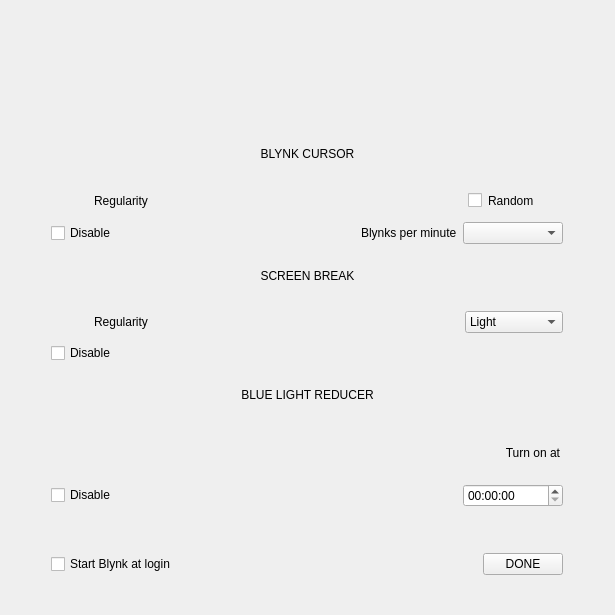
<?xml version="1.0" encoding="UTF-8"?>
<ui version="4.0">
 <class>BlynkWindow</class>
 <widget class="QWidget" name="BlynkWindow">
  <property name="geometry">
   <rect>
    <x>0</x>
    <y>0</y>
    <width>615</width>
    <height>615</height>
   </rect>
  </property>
  <property name="minimumSize">
   <size>
    <width>615</width>
    <height>615</height>
   </size>
  </property>
  <property name="maximumSize">
   <size>
    <width>615</width>
    <height>615</height>
   </size>
  </property>
  <property name="windowTitle">
   <string>Form</string>
  </property>
  <layout class="QGridLayout" name="mainLayout">
   <property name="leftMargin">
    <number>40</number>
   </property>
   <property name="topMargin">
    <number>64</number>
   </property>
   <property name="rightMargin">
    <number>40</number>
   </property>
   <property name="bottomMargin">
    <number>40</number>
   </property>
   <property name="verticalSpacing">
    <number>6</number>
   </property>
   <item row="10" column="0">
    <layout class="QHBoxLayout" name="horizontalLayout_11" stretch="0,0,0">
     <property name="leftMargin">
      <number>11</number>
     </property>
     <property name="rightMargin">
      <number>12</number>
     </property>
     <item>
      <widget class="QCheckBox" name="wBlueLightReducerEnabled">
       <property name="text">
        <string>Disable</string>
       </property>
      </widget>
     </item>
     <item>
      <spacer name="horizontalSpacer_3">
       <property name="orientation">
        <enum>Qt::Horizontal</enum>
       </property>
       <property name="sizeHint" stdset="0">
        <size>
         <width>40</width>
         <height>20</height>
        </size>
       </property>
      </spacer>
     </item>
     <item>
      <widget class="QTimeEdit" name="wStartTimeEdit">
       <property name="sizePolicy">
        <sizepolicy hsizetype="Fixed" vsizetype="Fixed">
         <horstretch>0</horstretch>
         <verstretch>0</verstretch>
        </sizepolicy>
       </property>
       <property name="minimumSize">
        <size>
         <width>100</width>
         <height>0</height>
        </size>
       </property>
       <property name="maximumSize">
        <size>
         <width>100</width>
         <height>16777215</height>
        </size>
       </property>
      </widget>
     </item>
    </layout>
   </item>
   <item row="0" column="0">
    <layout class="QVBoxLayout" name="verticalLayout">
     <item>
      <layout class="QHBoxLayout" name="horizontalLayout_2">
       <item>
        <widget class="ImageWidget" name="wLogoArea" native="true"/>
       </item>
      </layout>
     </item>
    </layout>
   </item>
   <item row="11" column="0">
    <spacer name="verticalSpacer">
     <property name="orientation">
      <enum>Qt::Vertical</enum>
     </property>
     <property name="sizeType">
      <enum>QSizePolicy::Fixed</enum>
     </property>
     <property name="sizeHint" stdset="0">
      <size>
       <width>20</width>
       <height>40</height>
      </size>
     </property>
    </spacer>
   </item>
   <item row="6" column="0">
    <layout class="QHBoxLayout" name="horizontalLayout_4">
     <property name="leftMargin">
      <number>0</number>
     </property>
     <property name="rightMargin">
      <number>12</number>
     </property>
     <item>
      <widget class="QPushButton" name="wScreenBreakHelp">
       <property name="sizePolicy">
        <sizepolicy hsizetype="Fixed" vsizetype="Fixed">
         <horstretch>0</horstretch>
         <verstretch>0</verstretch>
        </sizepolicy>
       </property>
       <property name="minimumSize">
        <size>
         <width>48</width>
         <height>0</height>
        </size>
       </property>
       <property name="maximumSize">
        <size>
         <width>48</width>
         <height>16777215</height>
        </size>
       </property>
       <property name="text">
        <string/>
       </property>
       <property name="icon">
        <iconset resource="resources.qrc">
         <normaloff>:/icons/ico-question.png</normaloff>:/icons/ico-question.png</iconset>
       </property>
       <property name="iconSize">
        <size>
         <width>32</width>
         <height>32</height>
        </size>
       </property>
       <property name="flat">
        <bool>true</bool>
       </property>
      </widget>
     </item>
     <item>
      <widget class="QLabel" name="label_4">
       <property name="text">
        <string>Regularity</string>
       </property>
      </widget>
     </item>
     <item>
      <layout class="QVBoxLayout" name="verticalLayout_3">
       <item>
        <spacer name="verticalSpacer_3">
         <property name="orientation">
          <enum>Qt::Vertical</enum>
         </property>
         <property name="sizeType">
          <enum>QSizePolicy::Fixed</enum>
         </property>
         <property name="sizeHint" stdset="0">
          <size>
           <width>20</width>
           <height>30</height>
          </size>
         </property>
        </spacer>
       </item>
       <item>
        <widget class="Slider" name="wScreenBreakSlider" native="true">
         <property name="sizePolicy">
          <sizepolicy hsizetype="Expanding" vsizetype="Preferred">
           <horstretch>0</horstretch>
           <verstretch>0</verstretch>
          </sizepolicy>
         </property>
        </widget>
       </item>
      </layout>
     </item>
     <item>
      <widget class="QPushButton" name="wScreenBreakStrengthHelp">
       <property name="sizePolicy">
        <sizepolicy hsizetype="Fixed" vsizetype="Fixed">
         <horstretch>0</horstretch>
         <verstretch>0</verstretch>
        </sizepolicy>
       </property>
       <property name="text">
        <string/>
       </property>
       <property name="icon">
        <iconset resource="resources.qrc">
         <normaloff>:/icons/ico-question.png</normaloff>:/icons/ico-question.png</iconset>
       </property>
       <property name="iconSize">
        <size>
         <width>32</width>
         <height>32</height>
        </size>
       </property>
       <property name="flat">
        <bool>true</bool>
       </property>
      </widget>
     </item>
     <item>
      <widget class="QComboBox" name="wScreenBreakStrengthCombo">
       <property name="sizePolicy">
        <sizepolicy hsizetype="Fixed" vsizetype="Fixed">
         <horstretch>0</horstretch>
         <verstretch>0</verstretch>
        </sizepolicy>
       </property>
       <property name="minimumSize">
        <size>
         <width>98</width>
         <height>0</height>
        </size>
       </property>
       <property name="maximumSize">
        <size>
         <width>98</width>
         <height>16777215</height>
        </size>
       </property>
       <item>
        <property name="text">
         <string>Light</string>
        </property>
       </item>
       <item>
        <property name="text">
         <string>Medium</string>
        </property>
       </item>
       <item>
        <property name="text">
         <string>Strong</string>
        </property>
       </item>
      </widget>
     </item>
    </layout>
   </item>
   <item row="12" column="0">
    <layout class="QHBoxLayout" name="horizontalLayout_12">
     <property name="leftMargin">
      <number>11</number>
     </property>
     <property name="rightMargin">
      <number>12</number>
     </property>
     <item>
      <widget class="QCheckBox" name="wStartBlynkAtLoginCheckBox">
       <property name="text">
        <string>Start Blynk at login</string>
       </property>
      </widget>
     </item>
     <item>
      <spacer name="horizontalSpacer_4">
       <property name="orientation">
        <enum>Qt::Horizontal</enum>
       </property>
       <property name="sizeHint" stdset="0">
        <size>
         <width>40</width>
         <height>20</height>
        </size>
       </property>
      </spacer>
     </item>
     <item>
      <widget class="QPushButton" name="wDoneButton">
       <property name="sizePolicy">
        <sizepolicy hsizetype="Fixed" vsizetype="Fixed">
         <horstretch>0</horstretch>
         <verstretch>0</verstretch>
        </sizepolicy>
       </property>
       <property name="minimumSize">
        <size>
         <width>80</width>
         <height>0</height>
        </size>
       </property>
       <property name="text">
        <string>DONE</string>
       </property>
      </widget>
     </item>
    </layout>
   </item>
   <item row="2" column="0">
    <layout class="QHBoxLayout" name="horizontalLayout_8">
     <item>
      <widget class="QLabel" name="wBlynkCursorLabel">
       <property name="text">
        <string>BLYNK CURSOR</string>
       </property>
       <property name="alignment">
        <set>Qt::AlignCenter</set>
       </property>
      </widget>
     </item>
    </layout>
   </item>
   <item row="3" column="0">
    <layout class="QHBoxLayout" name="horizontalLayout_7">
     <property name="leftMargin">
      <number>0</number>
     </property>
     <property name="rightMargin">
      <number>12</number>
     </property>
     <item>
      <widget class="QPushButton" name="wBlynkCursorHelp">
       <property name="sizePolicy">
        <sizepolicy hsizetype="Fixed" vsizetype="Fixed">
         <horstretch>0</horstretch>
         <verstretch>0</verstretch>
        </sizepolicy>
       </property>
       <property name="minimumSize">
        <size>
         <width>48</width>
         <height>0</height>
        </size>
       </property>
       <property name="maximumSize">
        <size>
         <width>48</width>
         <height>16777215</height>
        </size>
       </property>
       <property name="text">
        <string/>
       </property>
       <property name="icon">
        <iconset resource="resources.qrc">
         <normaloff>:/icons/ico-question.png</normaloff>:/icons/ico-question.png</iconset>
       </property>
       <property name="iconSize">
        <size>
         <width>32</width>
         <height>32</height>
        </size>
       </property>
       <property name="flat">
        <bool>true</bool>
       </property>
      </widget>
     </item>
     <item>
      <widget class="QLabel" name="label">
       <property name="text">
        <string>Regularity</string>
       </property>
      </widget>
     </item>
     <item>
      <layout class="QVBoxLayout" name="verticalLayout_2">
       <item>
        <spacer name="verticalSpacer_2">
         <property name="orientation">
          <enum>Qt::Vertical</enum>
         </property>
         <property name="sizeType">
          <enum>QSizePolicy::Fixed</enum>
         </property>
         <property name="sizeHint" stdset="0">
          <size>
           <width>20</width>
           <height>30</height>
          </size>
         </property>
        </spacer>
       </item>
       <item>
        <widget class="Slider" name="wBlynkRegularitySlider" native="true">
         <property name="sizePolicy">
          <sizepolicy hsizetype="Expanding" vsizetype="Preferred">
           <horstretch>0</horstretch>
           <verstretch>0</verstretch>
          </sizepolicy>
         </property>
        </widget>
       </item>
      </layout>
     </item>
     <item>
      <widget class="QPushButton" name="wBlynkCursorRandomHelp">
       <property name="sizePolicy">
        <sizepolicy hsizetype="Fixed" vsizetype="Fixed">
         <horstretch>0</horstretch>
         <verstretch>0</verstretch>
        </sizepolicy>
       </property>
       <property name="text">
        <string/>
       </property>
       <property name="icon">
        <iconset resource="resources.qrc">
         <normaloff>:/icons/ico-question.png</normaloff>:/icons/ico-question.png</iconset>
       </property>
       <property name="iconSize">
        <size>
         <width>32</width>
         <height>32</height>
        </size>
       </property>
       <property name="flat">
        <bool>true</bool>
       </property>
      </widget>
     </item>
     <item>
      <widget class="QCheckBox" name="wBlynkRandomCheckBox">
       <property name="sizePolicy">
        <sizepolicy hsizetype="Fixed" vsizetype="Fixed">
         <horstretch>0</horstretch>
         <verstretch>0</verstretch>
        </sizepolicy>
       </property>
       <property name="minimumSize">
        <size>
         <width>103</width>
         <height>0</height>
        </size>
       </property>
       <property name="maximumSize">
        <size>
         <width>103</width>
         <height>16777215</height>
        </size>
       </property>
       <property name="layoutDirection">
        <enum>Qt::LeftToRight</enum>
       </property>
       <property name="autoFillBackground">
        <bool>false</bool>
       </property>
       <property name="styleSheet">
        <string notr="true">padding-left: 8px</string>
       </property>
       <property name="text">
        <string>Random</string>
       </property>
      </widget>
     </item>
    </layout>
   </item>
   <item row="4" column="0">
    <layout class="QHBoxLayout" name="horizontalLayout_6">
     <property name="leftMargin">
      <number>11</number>
     </property>
     <property name="rightMargin">
      <number>12</number>
     </property>
     <item>
      <widget class="QCheckBox" name="wBlynkCursorEnabled">
       <property name="text">
        <string>Disable</string>
       </property>
      </widget>
     </item>
     <item>
      <spacer name="horizontalSpacer">
       <property name="orientation">
        <enum>Qt::Horizontal</enum>
       </property>
       <property name="sizeHint" stdset="0">
        <size>
         <width>40</width>
         <height>20</height>
        </size>
       </property>
      </spacer>
     </item>
     <item>
      <widget class="QLabel" name="label_2">
       <property name="text">
        <string>Blynks per minute</string>
       </property>
      </widget>
     </item>
     <item>
      <widget class="QComboBox" name="wBlynkPerMinuteValues">
       <property name="sizePolicy">
        <sizepolicy hsizetype="Fixed" vsizetype="Fixed">
         <horstretch>0</horstretch>
         <verstretch>0</verstretch>
        </sizepolicy>
       </property>
       <property name="minimumSize">
        <size>
         <width>100</width>
         <height>0</height>
        </size>
       </property>
       <property name="maximumSize">
        <size>
         <width>100</width>
         <height>16777215</height>
        </size>
       </property>
      </widget>
     </item>
    </layout>
   </item>
   <item row="8" column="0">
    <layout class="QHBoxLayout" name="horizontalLayout_9">
     <item>
      <widget class="QLabel" name="wBlueLightReducerLabel">
       <property name="text">
        <string>BLUE LIGHT REDUCER</string>
       </property>
       <property name="alignment">
        <set>Qt::AlignCenter</set>
       </property>
      </widget>
     </item>
    </layout>
   </item>
   <item row="9" column="0">
    <layout class="QHBoxLayout" name="horizontalLayout_10" stretch="0,0,0,0">
     <property name="leftMargin">
      <number>0</number>
     </property>
     <property name="rightMargin">
      <number>12</number>
     </property>
     <item>
      <widget class="QPushButton" name="wBlueLightReducerHelp">
       <property name="sizePolicy">
        <sizepolicy hsizetype="Fixed" vsizetype="Fixed">
         <horstretch>0</horstretch>
         <verstretch>0</verstretch>
        </sizepolicy>
       </property>
       <property name="minimumSize">
        <size>
         <width>48</width>
         <height>0</height>
        </size>
       </property>
       <property name="maximumSize">
        <size>
         <width>48</width>
         <height>16777215</height>
        </size>
       </property>
       <property name="text">
        <string/>
       </property>
       <property name="icon">
        <iconset resource="resources.qrc">
         <normaloff>:/icons/ico-question.png</normaloff>:/icons/ico-question.png</iconset>
       </property>
       <property name="iconSize">
        <size>
         <width>32</width>
         <height>32</height>
        </size>
       </property>
       <property name="flat">
        <bool>true</bool>
       </property>
      </widget>
     </item>
     <item>
      <widget class="BlueLightReducerSlider" name="wBlueLightReducerSlider" native="true">
       <property name="sizePolicy">
        <sizepolicy hsizetype="Expanding" vsizetype="Preferred">
         <horstretch>0</horstretch>
         <verstretch>0</verstretch>
        </sizepolicy>
       </property>
       <property name="minimumSize">
        <size>
         <width>0</width>
         <height>0</height>
        </size>
       </property>
       <property name="maximumSize">
        <size>
         <width>16777215</width>
         <height>16777215</height>
        </size>
       </property>
      </widget>
     </item>
     <item>
      <widget class="QPushButton" name="wBlueLightReducerStartTimeHelp">
       <property name="sizePolicy">
        <sizepolicy hsizetype="Fixed" vsizetype="Fixed">
         <horstretch>0</horstretch>
         <verstretch>0</verstretch>
        </sizepolicy>
       </property>
       <property name="text">
        <string/>
       </property>
       <property name="icon">
        <iconset resource="resources.qrc">
         <normaloff>:/icons/ico-question.png</normaloff>:/icons/ico-question.png</iconset>
       </property>
       <property name="iconSize">
        <size>
         <width>32</width>
         <height>32</height>
        </size>
       </property>
       <property name="flat">
        <bool>true</bool>
       </property>
      </widget>
     </item>
     <item>
      <widget class="QLabel" name="label_6">
       <property name="sizePolicy">
        <sizepolicy hsizetype="Fixed" vsizetype="Preferred">
         <horstretch>0</horstretch>
         <verstretch>0</verstretch>
        </sizepolicy>
       </property>
       <property name="minimumSize">
        <size>
         <width>93</width>
         <height>0</height>
        </size>
       </property>
       <property name="maximumSize">
        <size>
         <width>93</width>
         <height>16777215</height>
        </size>
       </property>
       <property name="layoutDirection">
        <enum>Qt::LeftToRight</enum>
       </property>
       <property name="styleSheet">
        <string notr="true">padding-left: 8px</string>
       </property>
       <property name="text">
        <string>Turn on at</string>
       </property>
       <property name="alignment">
        <set>Qt::AlignRight|Qt::AlignTrailing|Qt::AlignVCenter</set>
       </property>
      </widget>
     </item>
    </layout>
   </item>
   <item row="7" column="0">
    <layout class="QHBoxLayout" name="horizontalLayout_3">
     <property name="leftMargin">
      <number>11</number>
     </property>
     <property name="rightMargin">
      <number>12</number>
     </property>
     <item>
      <widget class="QCheckBox" name="wScreenBreakEnabled">
       <property name="text">
        <string>Disable</string>
       </property>
      </widget>
     </item>
     <item>
      <spacer name="horizontalSpacer_2">
       <property name="orientation">
        <enum>Qt::Horizontal</enum>
       </property>
       <property name="sizeHint" stdset="0">
        <size>
         <width>40</width>
         <height>20</height>
        </size>
       </property>
      </spacer>
     </item>
    </layout>
   </item>
   <item row="5" column="0">
    <layout class="QHBoxLayout" name="horizontalLayout_5">
     <item>
      <widget class="QLabel" name="wScreenBreakLabel">
       <property name="text">
        <string>SCREEN BREAK</string>
       </property>
       <property name="alignment">
        <set>Qt::AlignCenter</set>
       </property>
      </widget>
     </item>
    </layout>
   </item>
   <item row="1" column="0">
    <widget class="QWidget" name="wSeparator" native="true">
     <property name="minimumSize">
      <size>
       <width>0</width>
       <height>1</height>
      </size>
     </property>
     <property name="maximumSize">
      <size>
       <width>16777215</width>
       <height>1</height>
      </size>
     </property>
    </widget>
   </item>
  </layout>
 </widget>
 <customwidgets>
  <customwidget>
   <class>ImageWidget</class>
   <extends>QWidget</extends>
   <header>imagewidget.h</header>
  </customwidget>
  <customwidget>
   <class>BlueLightReducerSlider</class>
   <extends>QWidget</extends>
   <header>bluelightreducerslider.h</header>
  </customwidget>
  <customwidget>
   <class>Slider</class>
   <extends>QWidget</extends>
   <header>slider.h</header>
  </customwidget>
 </customwidgets>
 <resources>
  <include location="resources.qrc"/>
 </resources>
 <connections/>
</ui>
